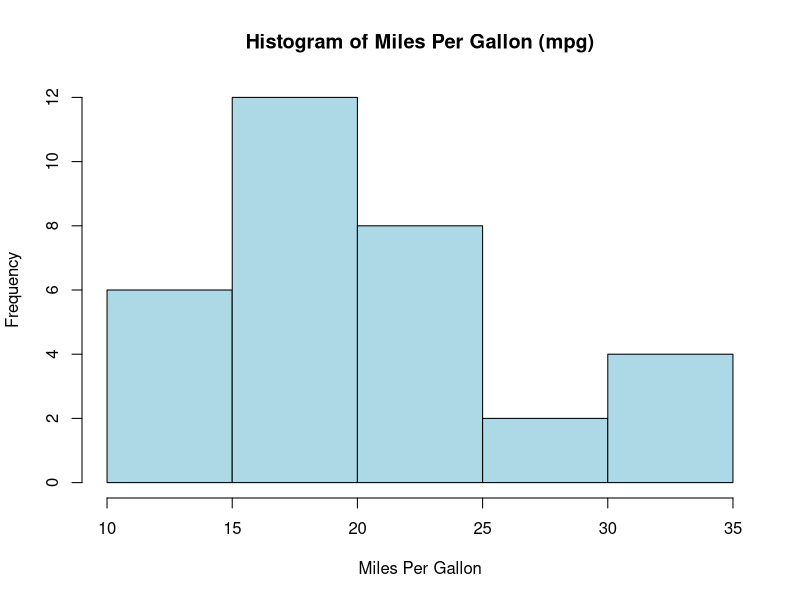
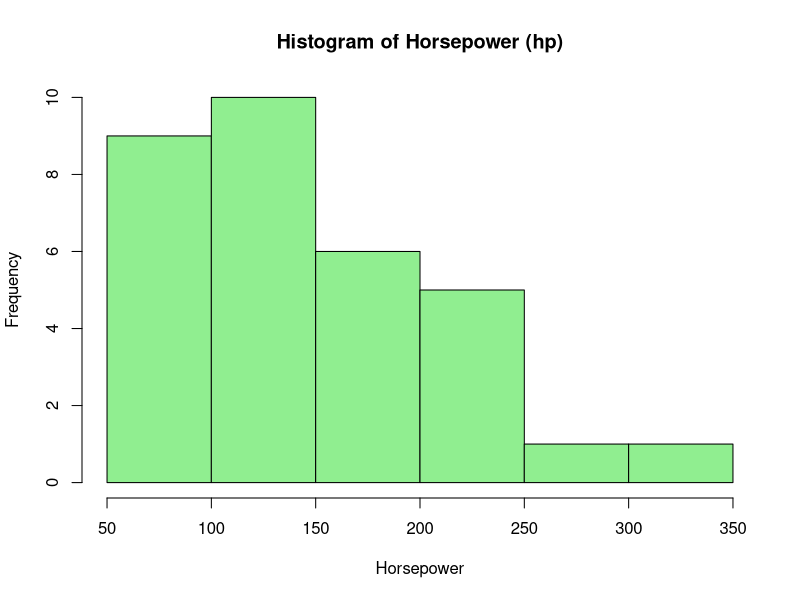
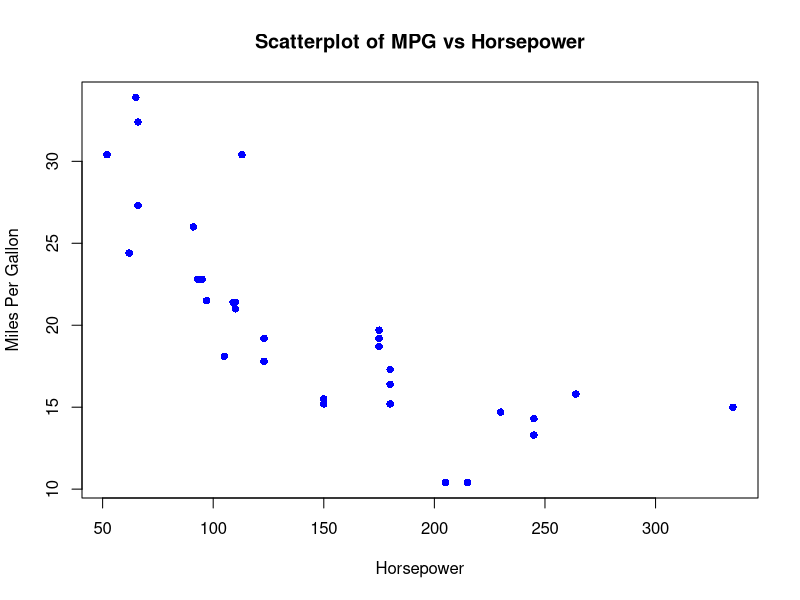

The R source for these figures, in order:
# Load the mtcars dataset
data(mtcars)

# Compute summary statistics
summary(mtcars)  # General summary of all columns
mean_mpg <- mean(mtcars$mpg)
median_mpg <- median(mtcars$mpg)
sd_mpg <- sd(mtcars$mpg)

mean_hp <- mean(mtcars$hp)
median_hp <- median(mtcars$hp)
sd_hp <- sd(mtcars$hp)

cat("MPG - Mean:", mean_mpg, "Median:", median_mpg, "Standard Deviation:", sd_mpg, "\n")
cat("HP - Mean:", mean_hp, "Median:", median_hp, "Standard Deviation:", sd_hp, "\n")

# Histogram for MPG
hist(mtcars$mpg, 
     main = "Histogram of Miles Per Gallon (mpg)", 
     xlab = "Miles Per Gallon", 
     col = "lightblue", 
     border = "black")

# Histogram for HP
hist(mtcars$hp, 
     main = "Histogram of Horsepower (hp)", 
     xlab = "Horsepower", 
     col = "lightgreen", 
     border = "black")

# Scatterplot: MPG vs HP
plot(mtcars$hp, mtcars$mpg, 
     main = "Scatterplot of MPG vs Horsepower", 
     xlab = "Horsepower", 
     ylab = "Miles Per Gallon", 
     col = "blue", 
     pch = 16)
